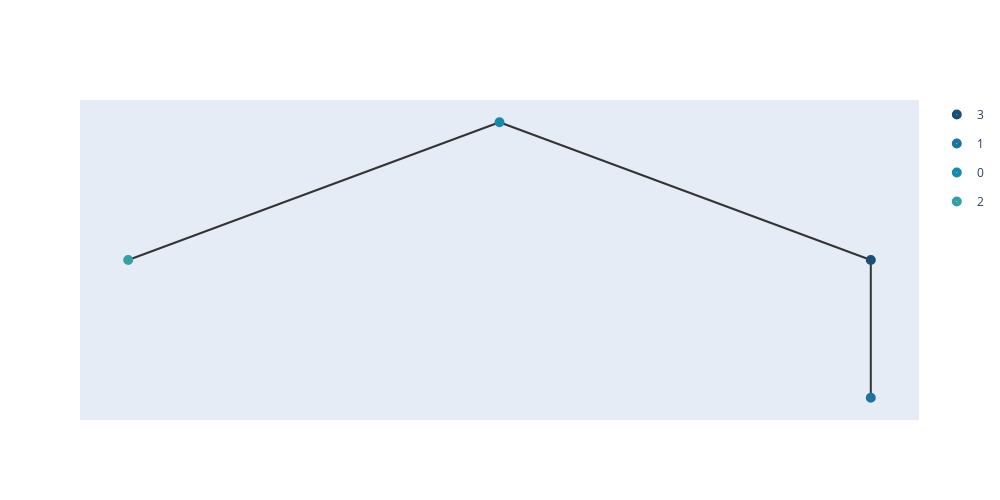

The code cell stored with this chart in its notebook:
### Code cell
merge_points_with_c(embeddings1,nodes1,folder_path1 +'datas.data',1,tmp1.shape[1]+1,0,folder_path1,epoches2,c1,c2)
nos1 = build_hyper_tree_from_folder(folder_path1,True)
add_meta(nos1[0],meta_list1,[])
show_tree(nos1[0],color=['#184e77','#1a759f','#168aad',"#34a0a4",'#52b69a','#99d98c','#76c893','#99d98c']).show_fig()
remove_meta(nos1[0]);

### Figure 1 — Plotly figure (JSON) as saved in the notebook; plotly's stock layout.template omitted (floating-point values rounded to 4 significant figures)
{"data": [{"hoverinfo": "text", "hovertext": ["2_3"], "legendgroup": "3", "marker": {"color": "#184e77", "size": 10, "symbol": "circle-dot"}, "mode": "markers+text", "name": "3", "type": "scatter", "x": [7.75], "y": [3.5]}, {"hoverinfo": "text", "hovertext": ["0_1"], "legendgroup": "1", "marker": {"color": "#1a759f", "size": 10, "symbol": "circle-dot"}, "mode": "markers+text", "name": "1", "type": "scatter", "x": [7.75], "y": [2]}, {"hoverinfo": "text", "hovertext": ["3_0"], "legendgroup": "0", "marker": {"color": "#168aad", "size": 10, "symbol": "circle-dot"}, "mode": "markers+text", "name": "0", "type": "scatter", "x": [5.5], "y": [5]}, {"hoverinfo": "text", "hovertext": ["1_2"], "legendgroup": "2", "marker": {"color": "#34a0a4", "size": 10, "symbol": "circle-dot"}, "mode": "markers+text", "name": "2", "type": "scatter", "x": [3.25], "y": [3.5]}], "layout": {"height": 500, "shapes": [{"layer": "below", "line": {"color": "#333", "width": 2}, "type": "line", "x0": 5.5, "x1": 5.5, "y0": 5, "y1": 5}, {"layer": "below", "line": {"color": "#333", "width": 2}, "type": "line", "x0": 5.5, "x1": 3.25, "y0": 5, "y1": 3.5}, {"layer": "below", "line": {"color": "#333", "width": 2}, "type": "line", "x0": 5.5, "x1": 7.75, "y0": 5, "y1": 3.5}, {"layer": "below", "line": {"color": "#333", "width": 2}, "type": "line", "x0": 7.75, "x1": 7.75, "y0": 3.5, "y1": 2}], "width": 1000, "xaxis": {"showgrid": false, "showline": false, "showticklabels": false, "zeroline": false}, "yaxis": {"showgrid": false, "showline": false, "showticklabels": false, "zeroline": false}}}
